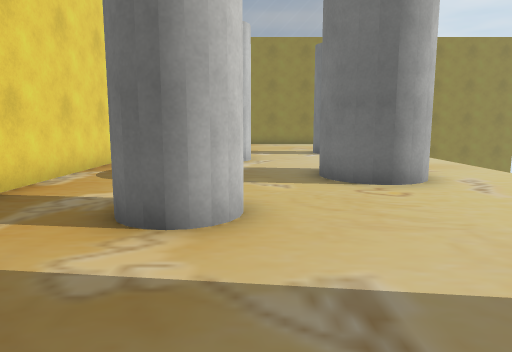
[1] (above)

15 first-person views from a walk through a scene from a Unity 3-D project. The camera is 1.2 m above the floor, tilts 8° down and sees 70° across. The floor is counted in squares, 1 m on a side. Each view is taken from the middle of a square. On the plan, view 1 faces up. The plan holds only what a view shows up to about 15 squares ahead; the rest is blank. The place goes on beyond the plan. The player character is not drawn. Some surface patterns are stand-ins.

[2]
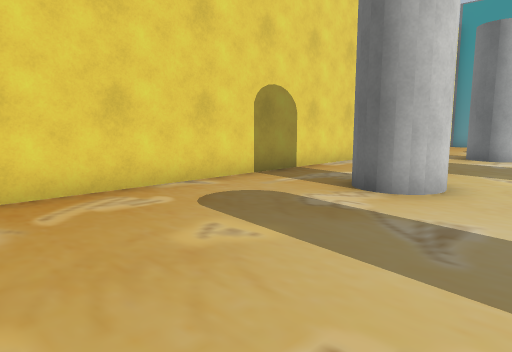

[3]
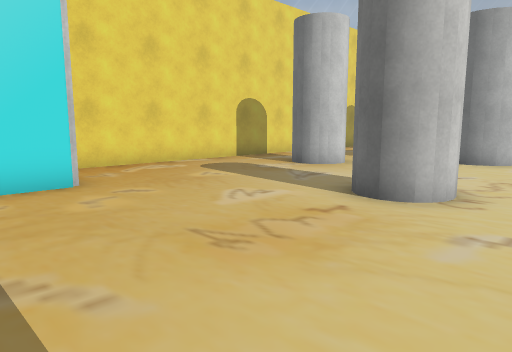

[4]
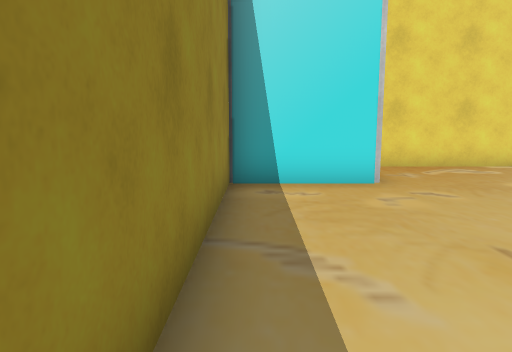

[5]
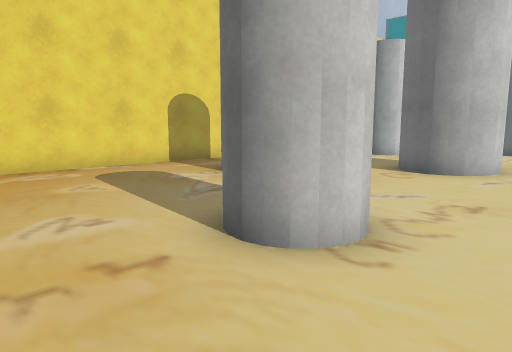

[6]
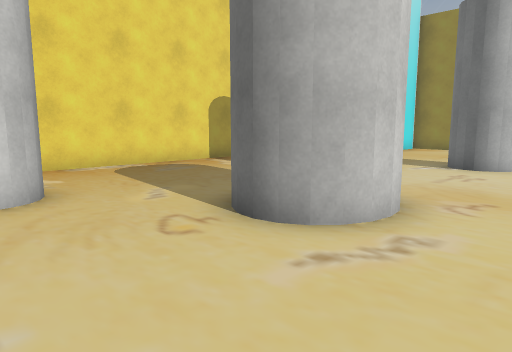

[7]
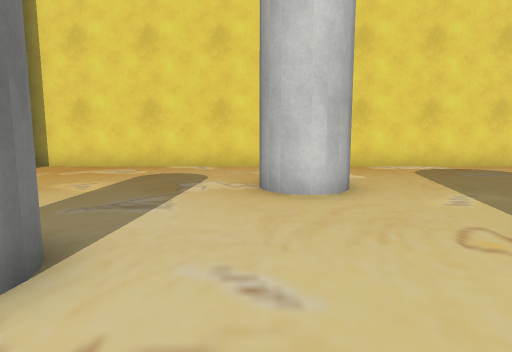

[8]
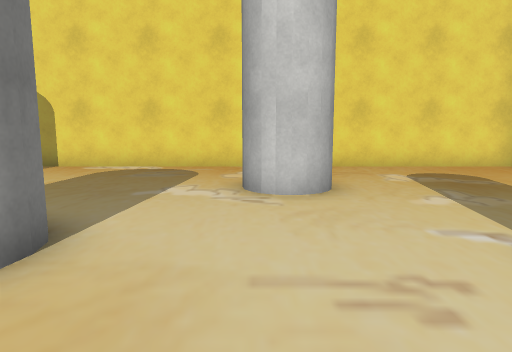

[9]
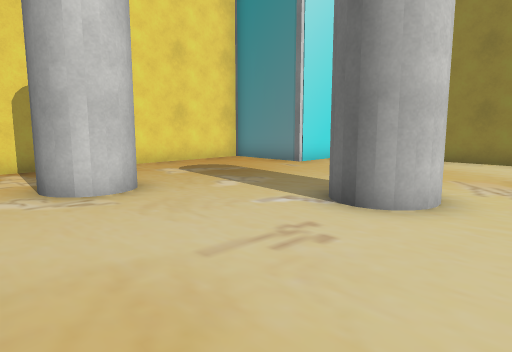

[10]
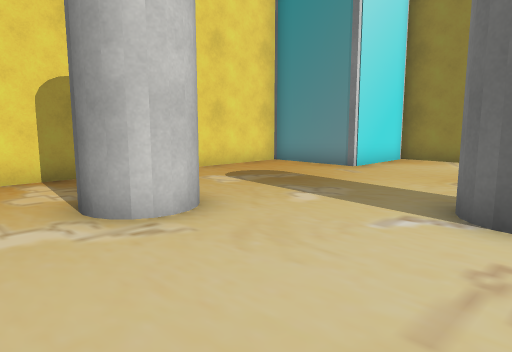

[11]
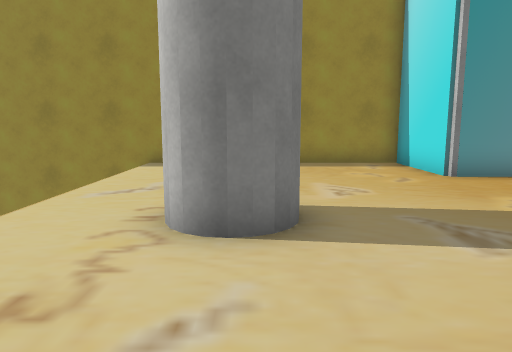

[12]
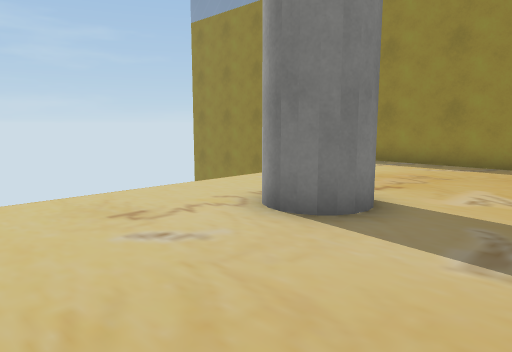

[13]
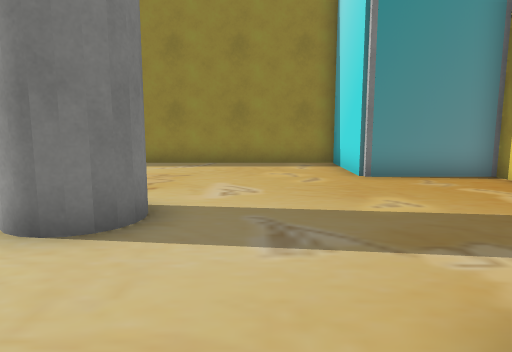

[14]
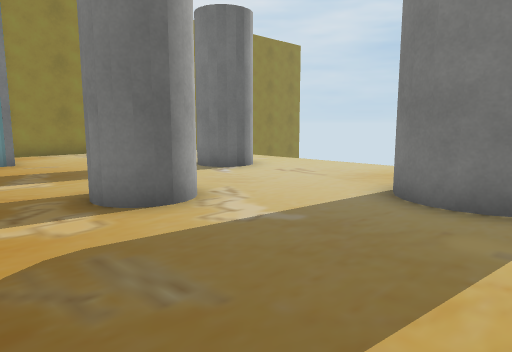

[15]
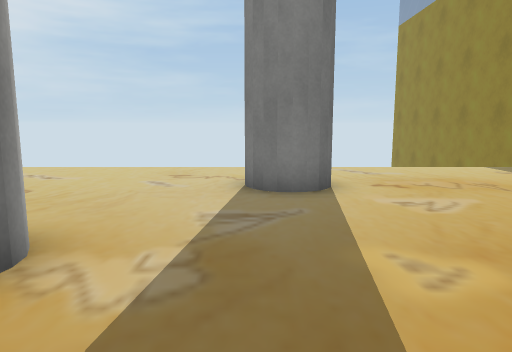

### Floor plan
Key: @ floor where view 1 was taken; # wall or solid block; . floor; = window, fence, low wall or low ledge.
Columns run from 5 left of view 1 to 9 right of it. Each row starts with its distance up from view 1.
 23    #######
 22    #......
 21    #... ..
 20 =## ... ..
 19 =...... ..
 18 =..........
 17 =...........
 16 =.......##..
 15 =.......##..
 14 =...........
 13 =..###......
 12 =..###......
 11 =...........
 10 =......##...
  9 =......###..
  8 =......###..
  7 =...........
  6 =...........
  5 =...#.......
  4 =...........
  3 =...........
  2 =.......##..
  1 =.......##..
  0 =....@......
 -1 =...........
 -2 =...........
 -3 =   ........
 -4    #........
 -5    #........
 -6    ============

Positions as (right, up) in squares from view 1, and headings:
1: (0, 0), facing up
2: (2, -2), facing up-left
3: (6, -5), facing up-left
4: (6, -5), facing left
5: (6, -2), facing up-left
6: (6, 4), facing up-left
7: (6, 4), facing left
8: (6, 12), facing left
9: (6, 10), facing up-left
10: (4, 10), facing up-left
11: (3, 6), facing down
12: (0, 6), facing down-right
13: (1, 6), facing down
14: (-4, 7), facing up-right
15: (-4, 2), facing right
